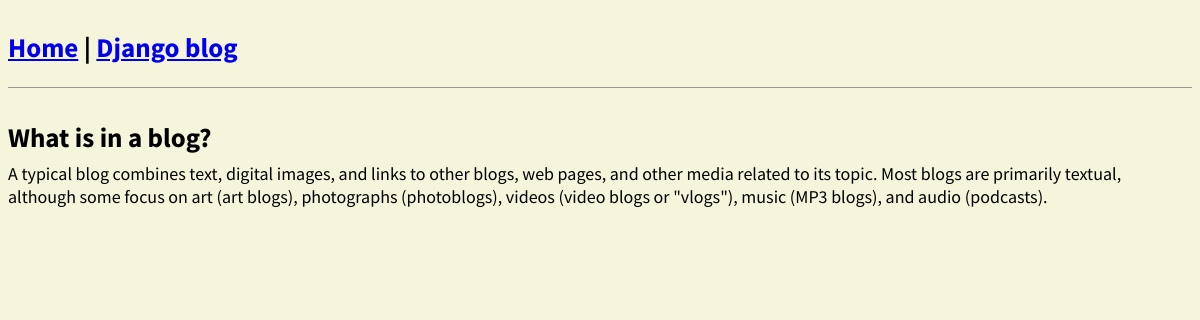
/blog/post/1, run on the app's committed database.
### Blog_App/models.py (models this page shows, shortened)
class Blog_Post(models.Model):
    title = models.CharField(max_length=200)
    author = models.ForeignKey( 'auth.user', on_delete=models.CASCADE,)
    body = models.TextField()

### Blog_App/views.py (the view)
# urls.py: path('post/<int:id>', views.BlogDetails, name='detail'),
def BlogDetails(request, id):
  mymember = Blog_Post.objects.get(id=id)
  template = loader.get_template('Blog_detail.html')
  context = {
    'mymember': mymember,
  }
  return HttpResponse(template.render(context, request))

### Blog_App/templates/Blog_detail.html
{% extends 'blog_base.html' %}
{% block content %}
<div class="post-entry">
    <h2>{{ mymember.title }}</h2>
    <p>{{ mymember.body }}</p>
</div>
{% endblock content %}

### static/blog_css/blog.css (style rules this page uses)
body { font-family: 'Source Sans Pro', sans-serif; font-size: 18px; background-color: beige; }
.post-entry { margin-bottom: 2rem; }
.post-entry h2 { margin: 0.5rem 0; }
.post-entry p { margin: 0; font-weight: 400; }

### data on the page
Blog_Post: title "What is in a blog?", body "A typical blog combines text, digital images, and links to other blogs, web pages, and other media related to its topic. Most blogs are primarily textual, although some focus on art (art blogs), photographs (photoblogs), videos (video blogs or \"vlogs\"), music (MP3 blogs), and audio (podcasts)."
